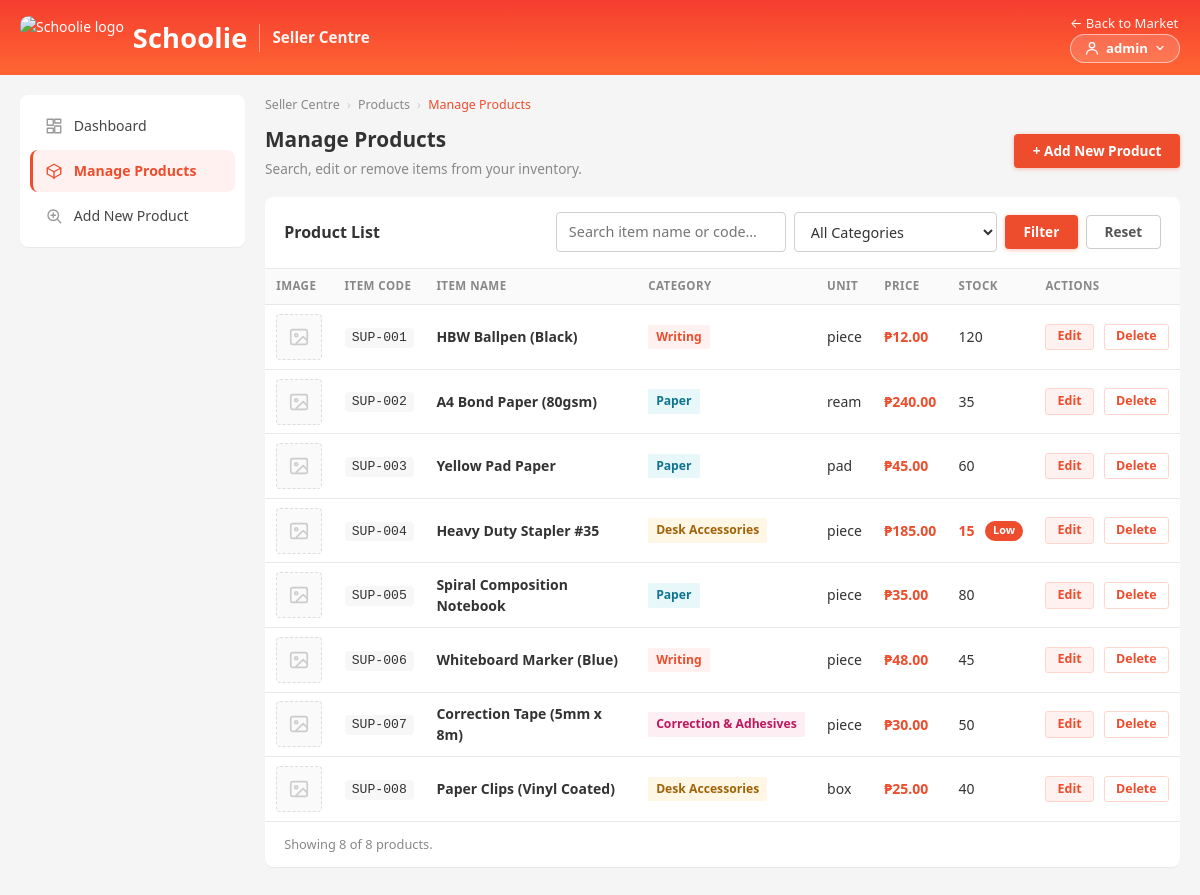
The page /products.php (signed in) on the database its author committed.
### tables this page shows
CREATE TABLE products (
  id          INT           AUTO_INCREMENT PRIMARY KEY,
  item_code   VARCHAR(20)   UNIQUE NOT NULL,
  item_name   VARCHAR(100)  NOT NULL,
  description TEXT          NOT NULL,
  category    VARCHAR(50)   NOT NULL,
  unit        VARCHAR(20)   NOT NULL,
  price       DECIMAL(10,2) NOT NULL,
  stock       INT           NOT NULL
);

### products.php (the view, shortened to what this page needs)
<?php
require_once __DIR__ . '/config.php';
require_once __DIR__ . '/nav.php';
$search   = trim((string) ($_GET['search'] ?? ''));
$category = (string) ($_GET['category'] ?? '');
$filtered = ($search !== '' || $category !== '');
$sql    = 'SELECT p.id, p.item_code, p.item_name, p.category, p.unit, p.price, p.stock,
                  (SELECT pi.filename FROM product_images pi
                   WHERE pi.product_id = p.id ORDER BY pi.id ASC LIMIT 1) AS first_image
           FROM products p WHERE 1=1';
$sql .= ' ORDER BY p.item_code ASC';
$products = false;
$stmt = mysqli_prepare($conn, $sql);
if ($stmt !== false) {
    mysqli_stmt_execute($stmt);
    $products = mysqli_stmt_get_result($stmt);
}
$totalRes = mysqli_query($conn, 'SELECT COUNT(*) AS n FROM products');
$totalAll = $totalRes ? (int) mysqli_fetch_assoc($totalRes)['n'] : 0;
$catClass = [
    'Writing'                => 'cat-writing',
    'Paper'                  => 'cat-paper',
    'Desk Accessories'       => 'cat-desk',
    'Correction & Adhesives' => 'cat-correction',
];
?>
<!DOCTYPE html>
<html lang="en">
<head>
    <link rel="stylesheet" href="style.css">
</head>
<body>
<?= seller_breadcrumb([['Seller Centre', 'dashboard.php'], ['Products', ''], ['Manage Products', '']]) ?>
<div class="page-head">
    <div>
        <h1>Manage Products</h1>
        <p class="page-sub">Search, edit or remove items from your inventory.</p>
    </div>
    <a class="btn btn-primary" href="add.php">+ Add New Product</a>
</div>
<section class="panel">
    <div class="panel-head">
        <h2>Product List</h2>
        <form class="filters" method="get" action="products.php">
            <input type="search" name="search" value="<?= htmlspecialchars($search, ENT_QUOTES) ?>"
                   placeholder="Search item name or code&hellip;" aria-label="Search products">
            <select name="category" aria-label="Filter by category">
                <option value="">All Categories</option>
            </select>
            <button type="submit" class="btn btn-primary">Filter</button>
            <a class="btn btn-ghost" href="products.php">Reset</a>
        </form>
    </div>
    <div class="table-wrap">
        <table class="stack-table">
            <thead>
                <tr>
                    <th>Image</th>
                    <th>Item Code</th>
                    <th>Item Name</th>
                    <th>Category</th>
                    <th>Unit</th>
                    <th>Price</th>
                    <th>Stock</th>
                    <th>Actions</th>
                </tr>
            </thead>
            <tbody>
            <?php if ($products !== false && mysqli_num_rows($products) > 0): ?>
                <?php while ($row = mysqli_fetch_assoc($products)): ?>
                    <tr>
                        <td class="cell-img"><?= image_cell($row['first_image'], (string) $row['item_name']) ?></td>
                        <td data-label="Item Code"><span class="code"><?= htmlspecialchars($row['item_code']) ?></span></td>
                        <td class="item-name" data-label="Item Name"><?= htmlspecialchars($row['item_name']) ?></td>
                        <td data-label="Category">
                            <span class="badge <?= $catClass[$row['category']] ?? '' ?>">
                                <?= htmlspecialchars($row['category']) ?>
                            </span>
                        </td>
                        <td data-label="Unit"><?= htmlspecialchars($row['unit']) ?></td>
                        <td class="price" data-label="Price">&#8369;<?= number_format((float) $row['price'], 2) ?></td>
                        <td data-label="Stock">
                            <span class="cell-val">
                            <?php if ((int) $row['stock'] <= LOW_STOCK_LEVEL): ?>
                                <span class="stock-low"><?= (int) $row['stock'] ?></span>
                                <span class="pill-low">Low</span>
                            <?php else: ?>
                                <?= (int) $row['stock'] ?>
                            <?php endif; ?>
                            </span>
                        </td>
                        <td class="actions cell-actions">
                            <a class="btn btn-sm btn-edit"
                               href="edit.php?id=<?= (int) $row['id'] ?>">Edit</a>
                            <a class="btn btn-sm btn-delete"
                               href="delete.php?id=<?= (int) $row['id'] ?>"
                               onclick="return confirm('Delete <?= htmlspecialchars($row['item_code'], ENT_QUOTES) ?> (<?= htmlspecialchars($row['item_name'], ENT_QUOTES) ?>)? Its image files will also be removed.');">Delete</a>
                        </td>
                    </tr>
                <?php endwhile; ?>
            <?php endif; ?>
            </tbody>
        </table>
    </div>
    <div class="table-foot">
        <?php if ($products !== false && $totalAll > 0): ?>
            Showing <?= mysqli_num_rows($products) ?> of <?= $totalAll ?> product<?= $totalAll === 1 ? '' : 's' ?><?= $filtered ? ' (filtered)' : '' ?>.
        <?php else: ?>
            Inventory is empty.
        <?php endif; ?>
    </div>
</section>
</body>
</html>

### config.php (shortened to what this page needs)
<?php
function upload_path(?string $filename): ?string
{
    if ($filename === null || $filename === '') {
        return null;
    }
    $path = PRODUCT_IMG_DIR . '/' . basename($filename);
    return is_file($path) ? $path : null;
}
function image_cell(?string $filename, string $itemName): string
{
    return '<div class="thumb thumb-empty" title="No image">'
        . '<svg viewBox="0 0 24 24" width="22" height="22" fill="none" stroke="currentColor"'
        . ' stroke-width="1.8" stroke-linecap="round" stroke-linejoin="round" aria-hidden="true">'
        . '<rect x="3" y="4" width="18" height="16" rx="2"/><circle cx="9" cy="10" r="1.6"/>'
        . '<path d="M21 16l-4.5-4.5L9 19"/></svg></div>';
}

### rows shown on the page
products: item_code "SUP-001", item_name "HBW Ballpen (Black)", category "Writing", unit "piece", price "12.00", stock "120"
products: item_code "SUP-002", item_name "A4 Bond Paper (80gsm)", category "Paper", unit "ream", price "240.00", stock "35"
products: item_code "SUP-003", item_name "Yellow Pad Paper", category "Paper", unit "pad", price "45.00", stock "60"
products: item_code "SUP-004", item_name "Heavy Duty Stapler #35", category "Desk Accessories", unit "piece", price "185.00", stock "15"
products: item_code "SUP-005", item_name "Spiral Composition Notebook", category "Paper", unit "piece", price "35.00", stock "80"
products: item_code "SUP-006", item_name "Whiteboard Marker (Blue)", category "Writing", unit "piece", price "48.00", stock "45"
products: item_code "SUP-007", item_name "Correction Tape (5mm x 8m)", category "Correction & Adhesives", unit "piece", price "30.00", stock "50"
products: item_code "SUP-008", item_name "Paper Clips (Vinyl Coated)", category "Desk Accessories", unit "box", price "25.00", stock "40"

### other values the page prints
$user "admin"
$label "Dashboard"
$label "Manage Products"
$label "Add New Product"
$label "Seller Centre"
$label "Products"
mysqli_num_rows($products) "8"
$totalAll "8"
